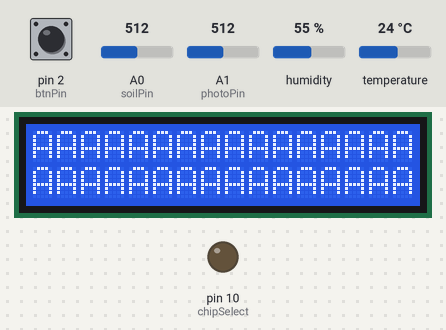
Simulated run of this sketch. Board: Arduino Uno, built with avr-gcc and run on an emulated ATmega328P. Parts: 16×2 character LCD, output pins drawn as LEDs (lit = HIGH). The inputs (shaded band) are chosen by the test bench; at power-on: pin 2 (btnPin) HIGH, humidity 55 %, A0 (soilPin) = 512, A1 (photoPin) = 512, temperature 24 °C. Storage starts empty; what the sketch prints to the serial monitor is not drawn.

Above: at 1.3 s.
1.4 s: pin 2 (btnPin) pulled LOW for 0.15 s
At 2.3 s:
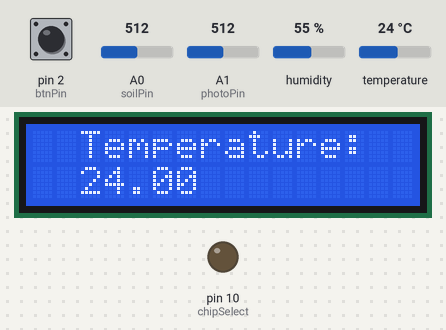
3.0 s: pin 2 (btnPin) pulled LOW for 1 s
At 4.6 s:
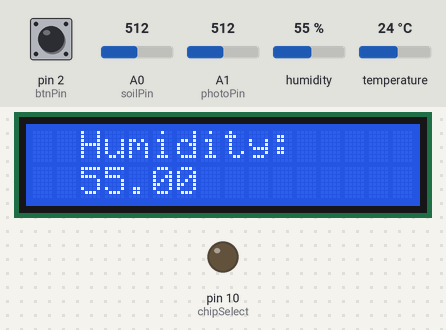
5.5 s: pin 2 (btnPin) pulled LOW for 0.15 s
At 6.8 s:
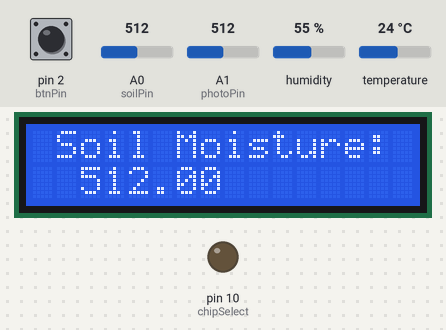
7.1 s: pin 2 (btnPin) pulled LOW for 3.2 s
At 10.7 s:
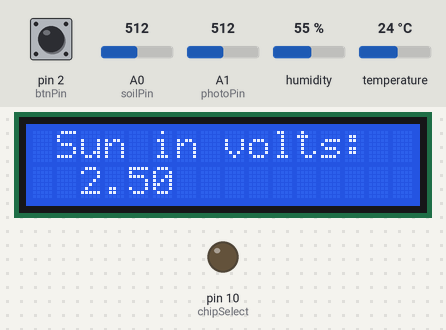
11.8 s: pin 2 (btnPin) pulsed LOW 5 times (0.12 s each, 0.3 s apart)
At 12.53 s:
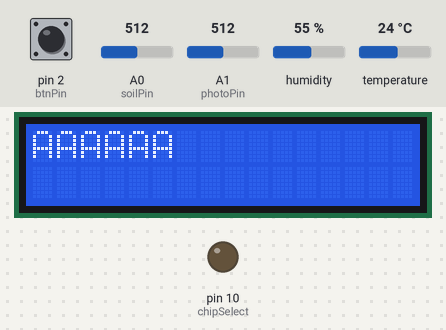
14.8 s: humidity set to 22 %
At 15.5 s:
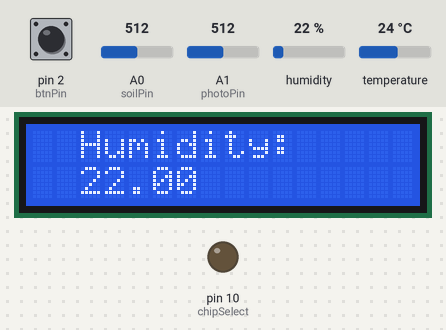
Timing chart, 0 to 17.3 s (numbered marks = the images above; inputs shaded):
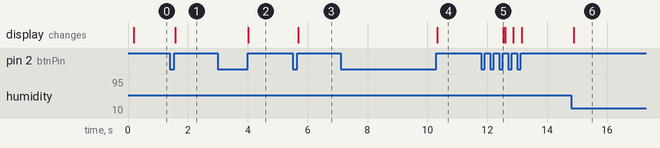

Measured:
- after the input at 1.4 s, the display: changes after 0.17 s (image 1)
- after the input at 3.0 s, the display: changes after 1.0 s (image 2)
- after the input at 5.5 s, the display: changes after 0.18 s (image 3)
- after the input at 7.1 s, the display: changes after 3.2 s (image 4)
- after the input at 11.8 s, the display: changes after 0.73 s (image 5)
- after the input at 14.8 s, the display: changes after 0.09 s (image 6)

The sketch:

PLANTERONI_MACARONI_02.ino
```cpp
#include <LiquidCrystal_I2C.h>
#include "DHT.h"
#include <SPI.h>
#include <SD.h>

LiquidCrystal_I2C lcd(0x27, 16, 2);

File myFile;

const int tempPin = 4;
const int btnPin = 2;
const int soilOn = 5;
const int chipSelect = 10;
const int soilPin = A0;
const int photoPin = A1;

#define DHTTYPE DHT11

DHT dht(tempPin, DHTTYPE);

int scrset = -1;
int scrlast;
int laststate;
float temp;
float humid;
float value;
float photoData;

void setup() {
  lcd.init();
  lcd.clear();
  lcd.backlight();      // Make sure backlight is on

  Serial.begin(9600);
  dht.begin();

  pinMode(btnPin, INPUT);
  pinMode(soilPin, INPUT);
  pinMode(photoPin, INPUT);

  pinMode(chipSelect, OUTPUT);

  digitalWrite(soilOn, LOW);

   if (!SD.begin()) {
    Serial.println("initialization failed!");
    return;
  }
  Serial.println("initialization done.");

  SDWRITE();
}

void loop()
{
  whatScreen();
  scrSelect();
}

 void scrSelect()
 {
  switch (scrset)
  {
    case 0:
      lastscr(scrlast);
      lcd.print("AAAAAA");

    break;

    case 1: //Displays Current temperature
      lastscr(scrlast);
      temp = dht.readTemperature();

      lcd.setCursor(2,0);
      lcd.print("Temperature:");
      lcd.setCursor(2,1);   //Move cursor to character 2 on line 1
      lcd.print(temp);
    break;

    case 2: // Displays current Humidity
      lastscr(scrlast);
      humid = dht.readHumidity();

      lcd.setCursor(2,0);
      lcd.print("Humidity:");
      lcd.setCursor(2,1);   //Set cursor to character 2 on line 0
      lcd.print(humid);
    break;

    case 3: // Displays Soil Moisture
      lastscr(scrlast);
      digitalWrite(soilOn, HIGH);
      value = analogRead(soilPin);

      lcd.setCursor(1,0);
      lcd.print("Soil Moisture:");
      lcd.setCursor(2,1);
      lcd.print(value);

      digitalWrite(soilOn, LOW);
    break;

    case 4: // Displays Amount of light in volts
      lastscr(scrlast);
      float photoData = analogRead(photoPin);

      float voltage = (float)photoData * 5 / 1023;
      lcd.setCursor(1,0);
      lcd.print("Sun in volts:");
      lcd.setCursor(2,1);
      lcd.print(voltage);
    break;

    case 5: // Displays when plant last watered (in hours)
      lastscr(scrlast);


    break;

    case 6: // Displays when data was last recorded


    break;

    default:
      lastscr(scrlast);

      lcd.setCursor(0,0);
      lcd.print("Plantkiller 3000");
      lcd.setCursor(0,1);
      lcd.print("Reginald is well");

    break;
  }
 }


void whatScreen()
{
  int look = digitalRead(btnPin);

  if (look != laststate)
  {
    if (look == 1)
    {
      scrset += 1;
      scrset %= 7;
    }
    laststate = look;
  }
}

void lastscr(int)
{
  if (scrlast != scrset)
  {
    lcd.clear();
    scrlast = scrset;
  }
}

void SDWRITE()
{
  temp = dht.readTemperature();
  humid = dht.readHumidity();

  digitalWrite(soilOn, HIGH);
  value = analogRead(soilPin);
  digitalWrite(soilOn, LOW);

  float photoData = analogRead(photoPin);
  float voltage = (float)photoData * 5 / 1023;

  myFile = SD.open("data.txt", FILE_WRITE);

  if (myFile) {
    Serial.print("Writing to test.txt...");
	//Temperature
	myFile.print(temp);
	myFile.print(", ");
	//Humidity
	myFile.print(humid);
	myFile.print(", ");
  //Soil Moisture
  myFile.print(value);
	myFile.print(", ");
	//Light Sensor
	myFile.println(voltage);
  // close the file:
    myFile.close();
    Serial.println("done.");
  } else {
    // if the file didn't open, print an error:
    Serial.println("error opening test.txt");
  }
}
```
